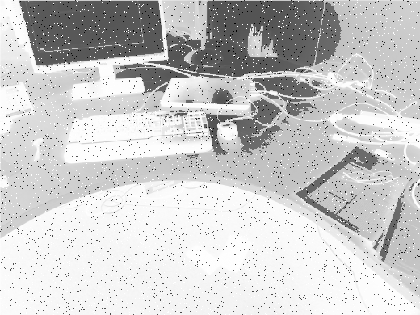
%> input picture Ima_Mystere.tiff, 420 x 315 px, shrunk from 520 x 390 before the run
$ octave ProcessImageMystere_Clerbout_Francois.m   (GNU Octave 9; MATLAB toolbox functions it lacks are replaced by stand-ins)
%> lines starting %> are read from the running program, lines starting %| are printed output that depends on the picture
### F_TD2_1_2_HistoVisu.m
function ifigOut = F_TD2_1_2_HistoVisu( img, TitleString, ifigIn, ifigIncr)

figure(ifigIn); image(img); colormap(gray(256));
title(TitleString);

% Input image dynamics
dyn_in = max(max(img(:)),255);
% Calculation and visualisation of the histogram
histo = histc(img(:),0:dyn_in+1);
figure(ifigIn+1); plot(histo);
title(strcat('Histogramme - ',TitleString));

ifigOut = ifigIn + ifigIncr;

end

### my_gaussian_mask.m
function G = my_gaussian_mask(sigma)
Ns2 = ceil(3*sigma);
G = zeros(2*Ns2+1,2*Ns2+1);
for lin = -Ns2:Ns2
   for col = -Ns2:Ns2
      G(lin+Ns2+1,col+Ns2+1)= exp(-(lin^2+col^2)/(2*sigma^2));
   end
end
G = G / sum(G(:)); % standardization

end

### ProcessImageMystere_Clerbout_Francois.m
clear all;
close all;
clc;

%% Parameters of the different filters:

% Median filters
    MedS1 = 3;
    % Median filter size (squares), with 2 as MedS1 value, there were still some
    % dots on the image...so we take the higher integer value and so MedS1 = v3
    % The higher the value, the more the image is blurred, the more detail is lost

% Contour enhancement by Gaussian difference
    DOGsigma1 = 0.25; DOGsigma2 = 1.5; % Sigma filters for DOG
    alpha1 = 0.3; alpha2 = 3; % addition coefficients
    % It can be seen that the larger alpha is, the more pronounced the contrasts and the more blurred the image will be
    % However, the image will move away from the image to be found until the elements are indistinguishable


%% Settings for the histogram display

dyn_out = 255.0; % dynamic of the output image (displayed between 0 and 255)
ifig = 1; % counter for figure numbers
ifigInc = 10; % increment for figure numbers


%% Importing the mystery image

ImDegradee = imread('Ima_Mystere.tiff');
%> ImDegradee is the input picture: size 315x420 uint16; min 0, max 49293, mean 39174.8
ImDegradee = double(ImDegradee(:,:,1));
%> ImDegradee: size 315x420 double
[m,n] = size(ImDegradee);
%> m = 315; n = 420

% Display of the initial image
ifig = F_TD2_1_2_HistoVisu( uint8(ImDegradee), ...
    'Image Ima Mystere originale, à améliorer ', ifig, ifigInc);
%> in F_TD2_1_2_HistoVisu, `dyn_in = max(max(img(:)),255);`: dyn_in = 255
%> in F_TD2_1_2_HistoVisu, `histo = histc(img(:),0:dyn_in+1);`: histo = 256 values, max 132227 at index 256, min 0 at index 5, mean 516.8
%> figure, not shown here; curve peaks at x = 256, y = 132227
%> ifig = 11


%% Equalization

histo = histc(ImDegradee(:),0:(max(ImDegradee(:))+1)); % We work with the initial ImDegradee

% Construction of the cumulative histogram
histo_cum = histo;
for i = 2:numel(histo)
    histo_cum(i) = histo_cum(i-1) + histo(i);
end
FR = uint8(histo_cum / numel(ImDegradee) * dyn_out);
Im_egalisee = FR(uint16(ImDegradee+1));
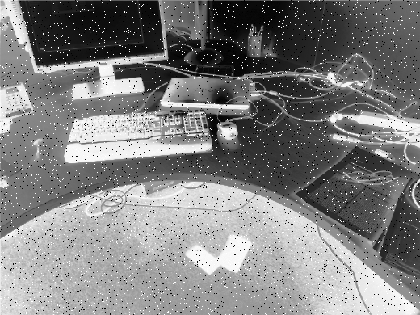
%> Im_egalisee: size 315x420 uint8; min 0, max 255, mean 127.6

% Display of the resulting image and its histogram
ifig = F_TD2_1_2_HistoVisu( uint8(Im_egalisee), ...
    'egalisation ', ifig, ifigInc);
%> figure, not shown here; curve peaks at x = 256, y = 2671
%> ifig = 21


%% Application of a median filter

% In order to suppress the observed impulse noise
Im_filtree = medfilt2(Im_egalisee,[MedS1 MedS1]);
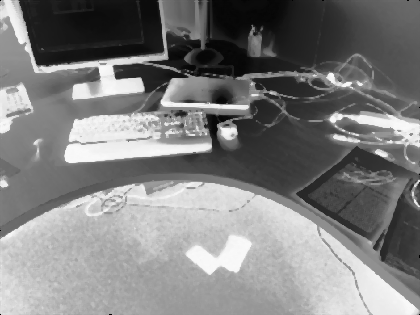
%> Im_filtree: size 315x420 uint8; min 0, max 249, mean 127

% Display of the resulting image and its histogram
ifig = F_TD2_1_2_HistoVisu( uint8(Im_filtree), ...
    'Lissage par filtre médian', ifig, ifigInc);
%> figure, not shown here; curve peaks at x = 249, y = 900
%> ifig = 31


%% Inverting the colours of the image

% I can see a possible inversion of the colours, I try to and I see that it is more correct
Im_inversion = imcomplement(uint8(Im_filtree)); % this line simply reverses the colours of the image
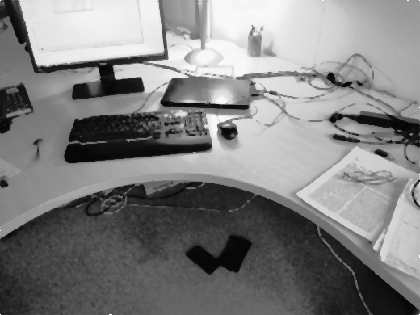
%> Im_inversion: size 315x420 uint8; min 6, max 255, mean 128

% Display of the resulting image and its histogram
ifig = F_TD2_1_2_HistoVisu( Im_inversion, 'Image inversée ', ifig, ifigInc);
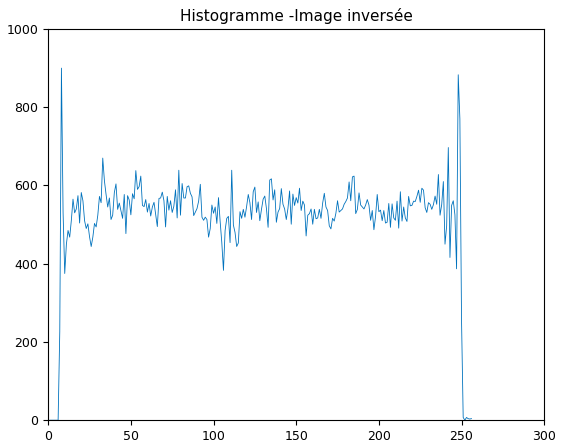
%> figure redrawn from the program's plot data; curve peaks at x = 8, y = 900
%> ifig = 41


%% Contour enhancement

% Construction of two Gaussian filters of standard deviation sigma1 and sigma 2 in order to increase the contrast on the image

Im_inversion = double(uint8(Im_inversion)); % the image must be changed to a double type for further operations
%> Im_inversion: size 315x420 double
G1 = my_gaussian_mask(DOGsigma1);
G2 = my_gaussian_mask(DOGsigma2);

% Comparison by parameters alpha1, alpha2, DOGsigma1 and DOGsigma2
ImOut = uint8(Im_inversion + alpha1 * (filter2(G1,Im_inversion) - filter2(G2,Im_inversion)));

% Display of the resulting image and its histogram (the better of the two as it is clearer for visual analysis)
ifig = F_TD2_1_2_HistoVisu( uint8(ImOut), ...
    'Rehausse contours filtres gaussiens (alpha = 0.3)', ifig, ifigInc);
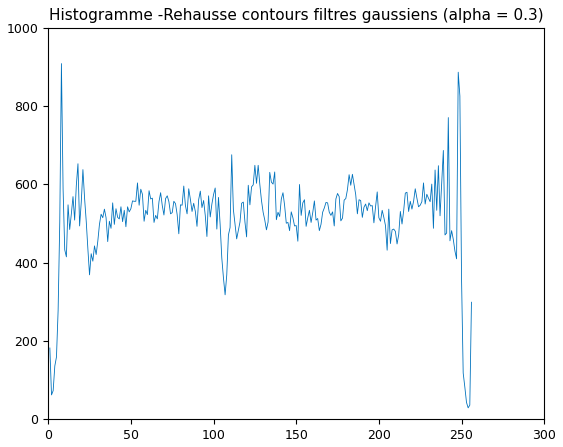
%> figure redrawn from the program's plot data; curve peaks at x = 8, y = 909
%> ifig = 51


ImOut = uint8(Im_inversion + alpha2 * (filter2(G1,Im_inversion) - filter2(G2,Im_inversion)));
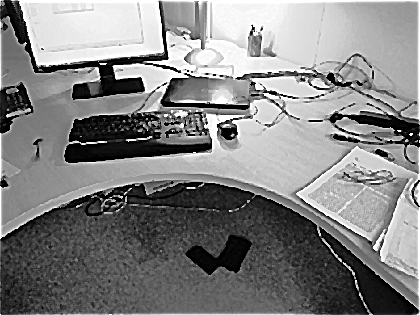
%> ImOut: size 315x420 uint8; min 0, max 255, mean 130.6

% Display of the resulting image and its histogram
ifig = F_TD2_1_2_HistoVisu( uint8(ImOut), ...
    'Rehausse contours filtres gaussiens (alpha = 3)', ifig, ifigInc);
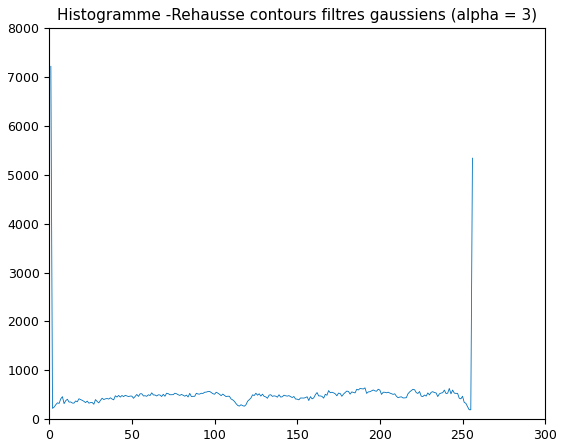
%> figure redrawn from the program's plot data; curve peaks at x = 1, y = 7216
%> ifig = 61

$ run again, with Image1.png saved as Ima_Mystere.tiff
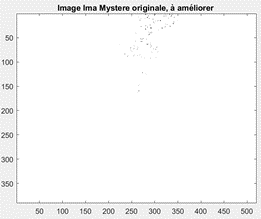
%> input picture Image1.png, 261 x 219 px
%> dyn_in = 255
%> in F_TD2_1_2_HistoVisu, `histo = histc(img(:),0:dyn_in+1);`: histo = 256 values, max 46101 at index 39, min 0 at index 1, mean 223.3
%> `ifig = F_TD2_1_2_HistoVisu( uint8(ImDegradee), 'Image Ima Mystere orig..`: ifig = 11
%> `histo = histc(ImDegradee(:),0:(max(ImDegradee(:))+1));`: histo = 244 values, max 46101 at index 39, min 0 at index 1, mean 234.3
%> `histo_cum = histo;`: histo_cum has the same summary as histo
%> after the loop `for i = 2:numel(histo)`: histo_cum = 244 values from 0 to 57159
%> FR = 244 values from 0 to 255
%> `ifig = F_TD2_1_2_HistoVisu( uint8(Im_egalisee), 'egalisation ', ifig, ..`: ifig = 21
%> `ifig = F_TD2_1_2_HistoVisu( uint8(Im_filtree), 'Lissage par filtre méd..`: ifig = 31
%> `ifig = F_TD2_1_2_HistoVisu( Im_inversion, 'Image inversée ', ifig, ifi..`:
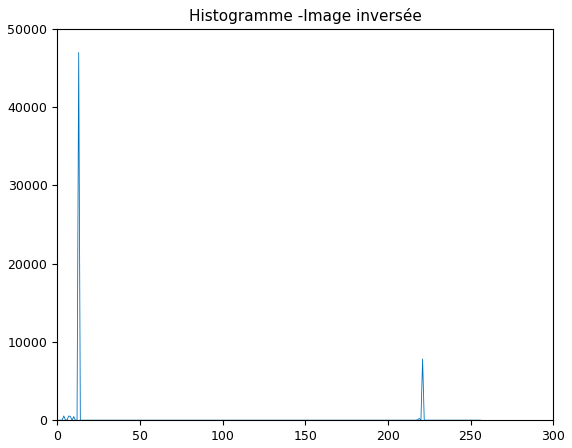
%> figure redrawn from the program's plot data; curve peaks at x = 13, y = 46992
%> `ifig = F_TD2_1_2_HistoVisu( Im_inversion, 'Image inversée ', ifig, ifi..`: ifig = 41
%> `ifig = F_TD2_1_2_HistoVisu( uint8(ImOut), 'Rehausse contours filtres g..`: ifig = 51
%> `ImOut = uint8(Im_inversion + alpha2 * (filter2(G1,Im_inversion) - filt..`:
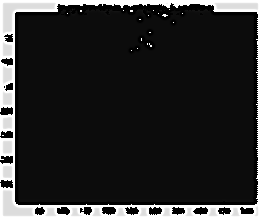
%> ImOut: size 219x261 uint8; min 0, max 255, mean 44.1
%> `ifig = F_TD2_1_2_HistoVisu( uint8(ImOut), 'Rehausse contours filtres g..`: ifig = 61

$ run again, with Image10.png saved as Ima_Mystere.tiff
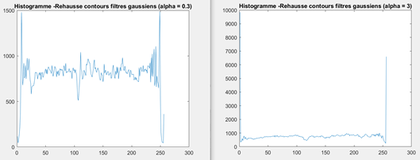
%> input picture Image10.png, 420 x 160 px, shrunk from 529 x 201 before the run
%> dyn_in = 255
%> in F_TD2_1_2_HistoVisu, `histo = histc(img(:),0:dyn_in+1);`: histo = 256 values, max 41144 at index 256, min 0 at index 1, mean 262.5
%> `ifig = F_TD2_1_2_HistoVisu( uint8(ImDegradee), 'Image Ima Mystere orig..`: ifig = 11
%> `histo = histc(ImDegradee(:),0:(max(ImDegradee(:))+1));`: histo = 257 values, max 41144 at index 256, min 0 at index 1, mean 261.5
%> `histo_cum = histo;`: histo_cum has the same summary as histo
%> after the loop `for i = 2:numel(histo)`: histo_cum = 257 values from 0 to 67200
%> FR = 257 values from 0 to 255
%> `ifig = F_TD2_1_2_HistoVisu( uint8(Im_egalisee), 'egalisation ', ifig, ..`: ifig = 21
%> `ifig = F_TD2_1_2_HistoVisu( uint8(Im_filtree), 'Lissage par filtre méd..`: ifig = 31
%> `ifig = F_TD2_1_2_HistoVisu( Im_inversion, 'Image inversée ', ifig, ifi..`: ifig = 41
%> `ifig = F_TD2_1_2_HistoVisu( uint8(ImOut), 'Rehausse contours filtres g..`:
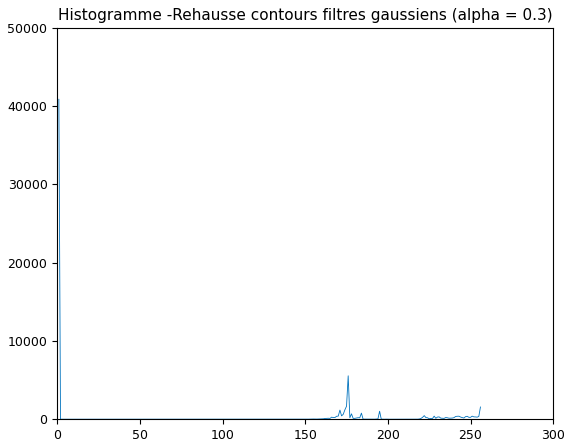
%> figure redrawn from the program's plot data; curve peaks at x = 1, y = 40889
%> `ifig = F_TD2_1_2_HistoVisu( uint8(ImOut), 'Rehausse contours filtres g..`: ifig = 51
%> `ImOut = uint8(Im_inversion + alpha2 * (filter2(G1,Im_inversion) - filt..`:
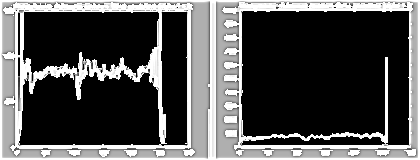
%> ImOut: size 160x420 uint8; min 0, max 255, mean 82.1
%> `ifig = F_TD2_1_2_HistoVisu( uint8(ImOut), 'Rehausse contours filtres g..`: ifig = 61

$ run again, with Image2.png saved as Ima_Mystere.tiff
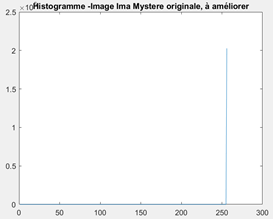
%> input picture Image2.png, 273 x 219 px
%> dyn_in = 255
%> in F_TD2_1_2_HistoVisu, `histo = histc(img(:),0:dyn_in+1);`: histo = 256 values, max 45499 at index 256, min 1 at index 2, mean 233.5
%> `ifig = F_TD2_1_2_HistoVisu( uint8(ImDegradee), 'Image Ima Mystere orig..`: ifig = 11
%> `histo = histc(ImDegradee(:),0:(max(ImDegradee(:))+1));`: histo = 257 values, max 45499 at index 256, min 0 at index 257, mean 232.6
%> `histo_cum = histo;`: histo_cum has the same summary as histo
%> after the loop `for i = 2:numel(histo)`: histo_cum = 257 values from 6 to 59787
%> FR = 257 values from 0 to 255
%> `ifig = F_TD2_1_2_HistoVisu( uint8(Im_egalisee), 'egalisation ', ifig, ..`: ifig = 21
%> `ifig = F_TD2_1_2_HistoVisu( uint8(Im_filtree), 'Lissage par filtre méd..`: ifig = 31
%> `ifig = F_TD2_1_2_HistoVisu( Im_inversion, 'Image inversée ', ifig, ifi..`: ifig = 41
%> `ifig = F_TD2_1_2_HistoVisu( uint8(ImOut), 'Rehausse contours filtres g..`: ifig = 51
%> `ImOut = uint8(Im_inversion + alpha2 * (filter2(G1,Im_inversion) - filt..`:
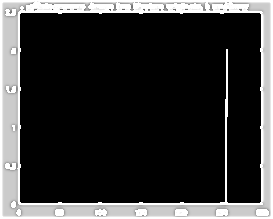
%> ImOut: size 219x273 uint8; min 0, max 255, mean 53.7
%> `ifig = F_TD2_1_2_HistoVisu( uint8(ImOut), 'Rehausse contours filtres g..`: ifig = 61
